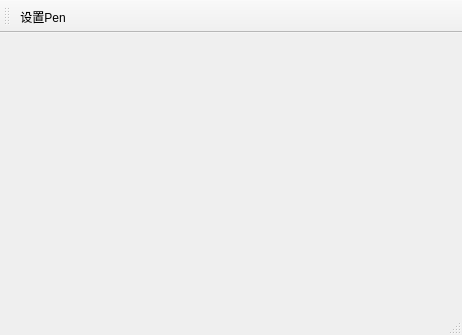
<?xml version="1.0" encoding="UTF-8"?>
<ui version="4.0">
 <class>MainWindow</class>
 <widget class="QMainWindow" name="MainWindow">
  <property name="geometry">
   <rect>
    <x>0</x>
    <y>0</y>
    <width>462</width>
    <height>335</height>
   </rect>
  </property>
  <property name="windowTitle">
   <string>MainWindow</string>
  </property>
  <widget class="QWidget" name="centralwidget"/>
  <widget class="QStatusBar" name="statusbar"/>
  <widget class="QToolBar" name="toolBar">
   <property name="windowTitle">
    <string>toolBar</string>
   </property>
   <attribute name="toolBarArea">
    <enum>TopToolBarArea</enum>
   </attribute>
   <attribute name="toolBarBreak">
    <bool>false</bool>
   </attribute>
   <addaction name="action_Pen"/>
  </widget>
  <action name="action_Pen">
   <property name="text">
    <string>设置Pen</string>
   </property>
   <property name="menuRole">
    <enum>QAction::NoRole</enum>
   </property>
  </action>
 </widget>
 <resources/>
 <connections/>
</ui>
